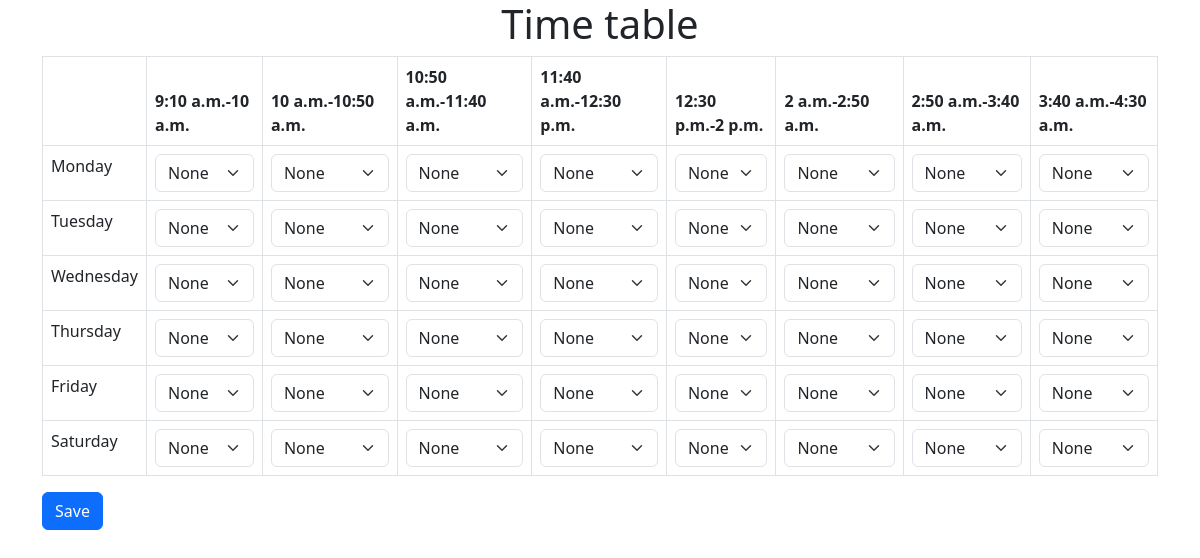
Page /time-table on the committed database.
### app/models.py (models this page shows, shortened)
class TimeSlot(models.Model):
    id=models.AutoField(primary_key=True)
    start_time = models.TimeField()
    duration = models.DurationField()
    @property
    def end_time(self):
        end = datetime.datetime.combine(datetime.date.today(), self.start_time) + self.duration
        return end.time()

class Day(models.Model):
    id=models.AutoField(primary_key=True)
    name = models.CharField(max_length=20)

### app/views.py (the view, shortened to what this page needs)
# urls.py: path("time-table", views.time_table, name="timetable"),
@csrf_exempt
def time_table(request):
    sub = Subject.objects.all()
    days = Day.objects.all()
    slots = TimeSlot.objects.all()
    context = {"sub": sub, "days": days, "slots" : slots}
    return render(request, "time-table.html", context=context)

### app/templates/time-table.html (shortened to what this page needs)
{% extends "base.html" %}
{% block body %}
<div class="container">
    <h1 class="text-center">{{sub.name}} Time table</h1>
    <form>
        <table class="table table-bordered">
            <thead>
                <tr>
                    <th></th>
                    {% for slot in slots %}
                    <th>{{slot.start_time}}-{{slot.end_time}}</th>
                    {% endfor %}
                </tr>
            </thead>
            <tbody>
                {% for day in days %}
                <tr>
                    <td>{{day.name}}</td>
                    {% for slot in slots %}
                    <td class="time-table-cell" data-day_id="{{day.id}}" data-slot_id="{{slot.id}}">
                        <select class="form-select" name="subject" id="">
                            <option value="" selected>None</option>
                        </select>
                    </td>
                    {% endfor %}
                </tr>
                {% endfor %}
            </tbody>
        </table>
        <input type="submit" value="Save" class="btn btn-primary">
    </form>
</div>
{% endblock %}

### rows in the picture
TimeSlot: start_time "9:10 a.m.", end_time "10 a.m."
TimeSlot: start_time "10 a.m.", end_time "10:50 a.m."
TimeSlot: start_time "10:50 a.m.", end_time "11:40 a.m."
TimeSlot: start_time "11:40 a.m.", end_time "12:30 p.m."
TimeSlot: start_time "12:30 p.m.", end_time "2 p.m."
TimeSlot: start_time "2 a.m.", end_time "2:50 a.m."
TimeSlot: start_time "2:50 a.m.", end_time "3:40 a.m."
TimeSlot: start_time "3:40 a.m.", end_time "4:30 a.m."
Day: name "Monday"
Day: name "Tuesday"
Day: name "Wednesday"
Day: name "Thursday"
Day: name "Friday"
Day: name "Saturday"
